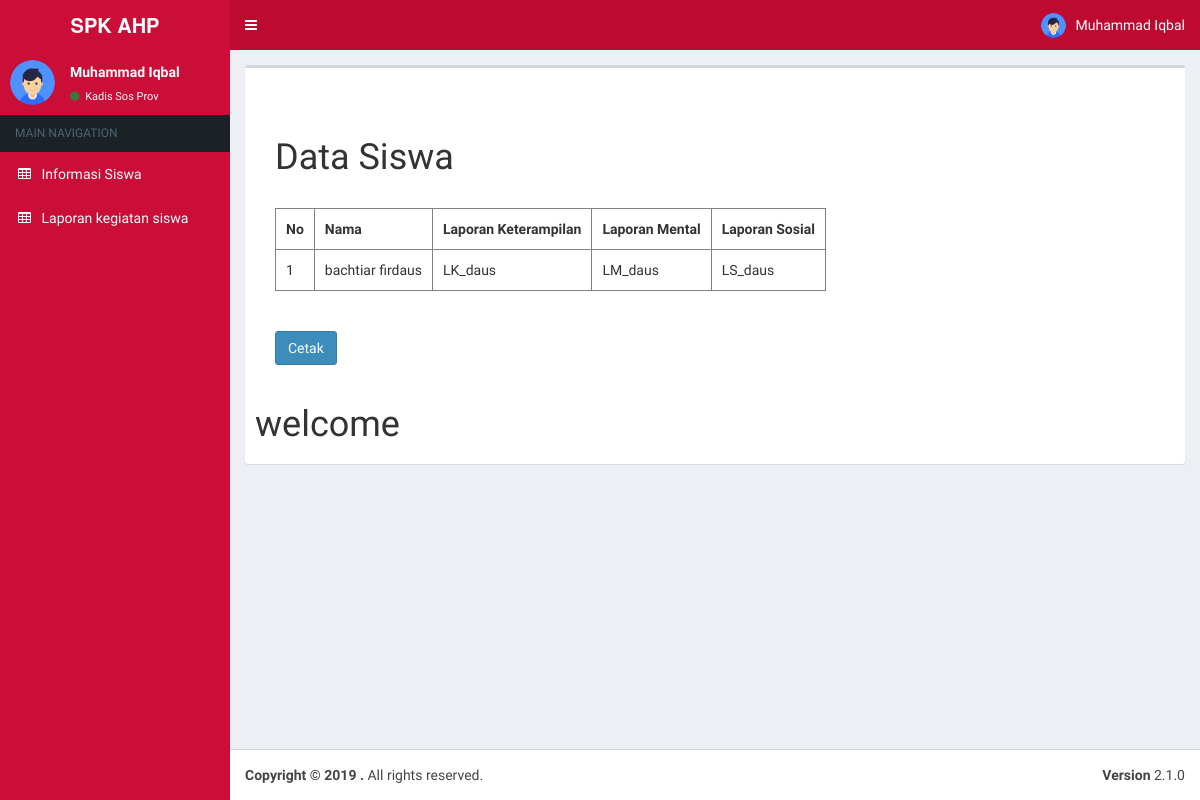
/dashboard_kadis_sos_prov.php?page=view_kadis_sos_prov/laporan_data_siswa (signed in), run on an earlier commit of the app's database.
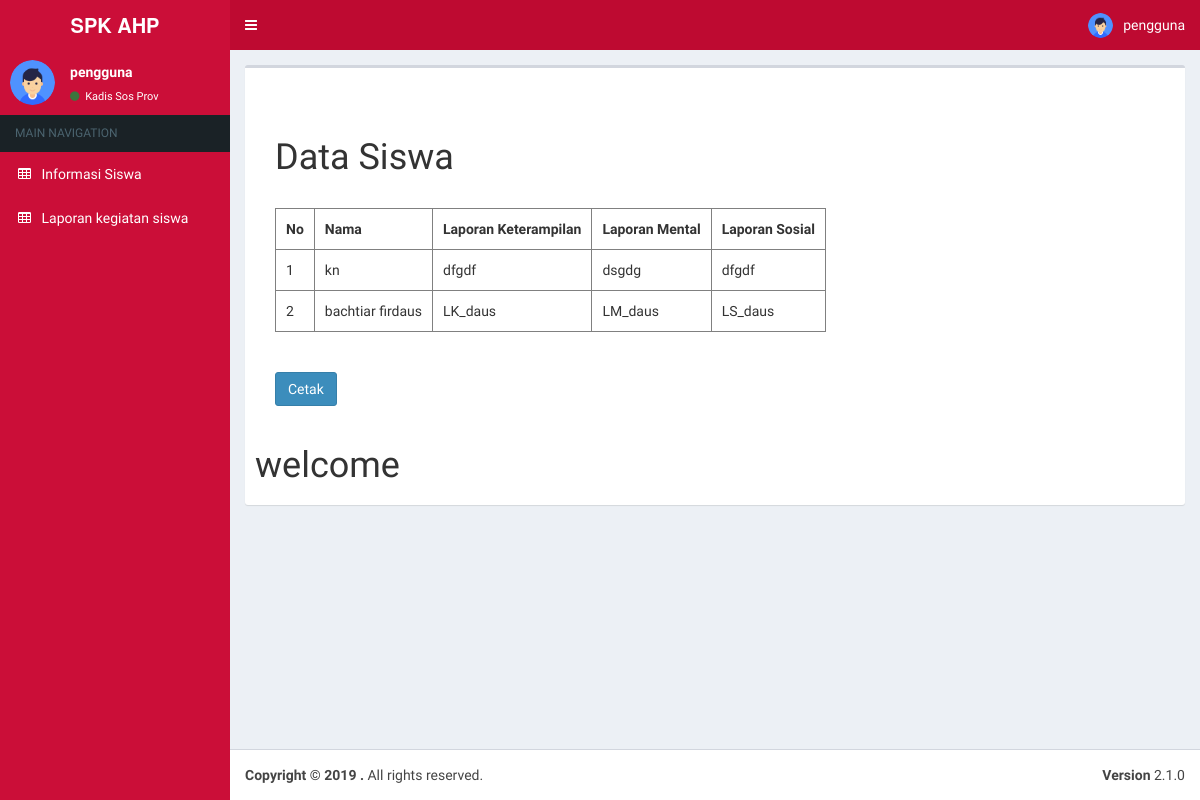
And on a later commit of the database.
### tables this page shows
CREATE TABLE IF NOT EXISTS `tb_users` (
`user_id` int(11) NOT NULL,
  `fullname` varchar(25) NOT NULL,
  `username` varchar(12) NOT NULL,
  `password` varchar(12) NOT NULL
);

CREATE TABLE IF NOT EXISTS `tbl_cs` (
`id` int(11) NOT NULL,
  `nama` varchar(500) NOT NULL,
  `jk` varchar(500) NOT NULL,
  `ttl` varchar(500) NOT NULL,
  `agama` varchar(500) NOT NULL,
  `suku` varchar(500) NOT NULL,
  `bahasa` varchar(500) NOT NULL,
  `ald` varchar(500) NOT NULL,
  `alk` varchar(500) NOT NULL,
  `alko` varchar(500) NOT NULL,
  `ltlsk` varchar(500) NOT NULL,
  `pt` varchar(500) NOT NULL,
  `atls` varchar(500) NOT NULL,
  `km` varchar(500) NOT NULL,
  `mn` varchar(500) NOT NULL,
  `pb` varchar(500) NOT NULL,
  `bpbd` varchar(500) NOT NULL,
  `gp` varchar(500) NOT NULL,
  `nokk` varchar(500) NOT NULL,
  `nik` varchar(500) NOT NULL,
  `jurusan` varchar(500) NOT NULL,
  `asrama` varchar(500) NOT NULL,
  `lk` varchar(500) NOT NULL,
  `lm` varchar(500) NOT NULL,
  `ls` varchar(500) NOT NULL,
  `con` int(10) NOT NULL
);

### Connections/koneksi.php (called while the page is built, shortened)
<?php
if (!function_exists("GetSQLValueString")) {
function GetSQLValueString($theValue, $theType, $theDefinedValue = "", $theNotDefinedValue = "")
{
  $theValue = get_magic_quotes_gpc() ? stripslashes($theValue) : $theValue;
  $theValue = function_exists("mysql_real_escape_string") ? mysql_real_escape_string($theValue) : mysql_escape_string($theValue);
  switch ($theType) {
    case "text":
      $theValue = ($theValue != "") ? "'" . $theValue . "'" : "NULL";
      break;
  }
  return $theValue;
}
}
?>

### view_kadis_sos_prov/laporan_data_siswa.php (the view, shortened to what this page needs)
<?php
include_once("\insert\config.php");
$result = mysqli_query($mysqli, "SELECT * FROM tbl_cs ORDER BY id DESC");
?>
<div class="containeredit">
<h1>Data Siswa</h1><br>
<table border="1">
  <tr>
    <th rowspan="2">No</th>
    <th rowspan="2">Nama</th>
    <th rowspan="2">Laporan Keterampilan</th>
    <th rowspan="2">Laporan Mental</th>
    <th rowspan="2">Laporan Sosial</th>
  </tr>
  <tr>
    <?php
    $no = "1";
    while($user_data = mysqli_fetch_array($result)) {
        echo "<tr>";
        echo "<td>".$no++."</td>";
        echo "<td>".$user_data['nama']."</td>";
        echo "<td>".$user_data['lk']."</td>";
        echo "<td>".$user_data['lm']."</td>";
        echo "<td>".$user_data['ls']."</td></tr>";
    }
    ?>
  </tr>
</table><br><br>
<a href="view_pendamping\cetak_kk.php" class="btn btn-primary">Cetak</a>
</div>

### menu_kadis_sos_prov/nav.php (shortened to what this page needs)
    <a href="?page=home" class="logo">
      <span class="logo-lg"><b>SPK AHP</b></span>
    </a>
<nav class="navbar navbar-static-top">
      <a href="#" class="sidebar-toggle" data-toggle="push-menu" role="button">
      </a>
      <div class="navbar-custom-menu">
        <ul class="nav navbar-nav">
          <li class="dropdown user user-menu">
            <a href="#" class="dropdown-toggle" data-toggle="dropdown">
            	<img src="assets/dist/img/logo.png" class="user-image" alt="User Image">
 				<span class="hidden-xs"> <?= $row_rs_users['fullname']; ?></span>
            </a>
          </li>
        </ul>
      </div>
    </nav>
 </header>

### menu_kadis_sos_prov/side.php
<aside class="main-sidebar">
 <section class="sidebar">
      <div class="user-panel">
        <div class="pull-left image">
          <img src="assets/dist/img/logo.png" class="img-circle" alt="User Image">
        </div>
        <div class="pull-left info">
          <p><?= $row_rs_users['fullname']; ?></p>
          <a href="?page=config/kode&id=1"><i class="fa fa-circle text-success"></i> Kadis Sos Prov</a>
        </div>
      </div>
      <ul class="sidebar-menu" data-widget="tree">
        <li class="header">MAIN NAVIGATION</li>
        <li><a href="?page=view_kadis_sos_prov/informasi_siswa"><i class="fa fa-table"></i> <span>Informasi Siswa</span></a> </li>
        <li><a href="?page=view_kadis_sos_prov/laporan_data_siswa"><i class="fa fa-table"></i> <span>Laporan kegiatan siswa</span></a> </li>
      </ul>
    </section>
</aside>

What changed in the data, as far as the page shows it:
changed tb_users: fullname "Muhammad Iqbal" → "pengguna"
added tbl_cs: nama "kn", lk "dfgdf", lm "dsgdg", ls "dfgdf"
